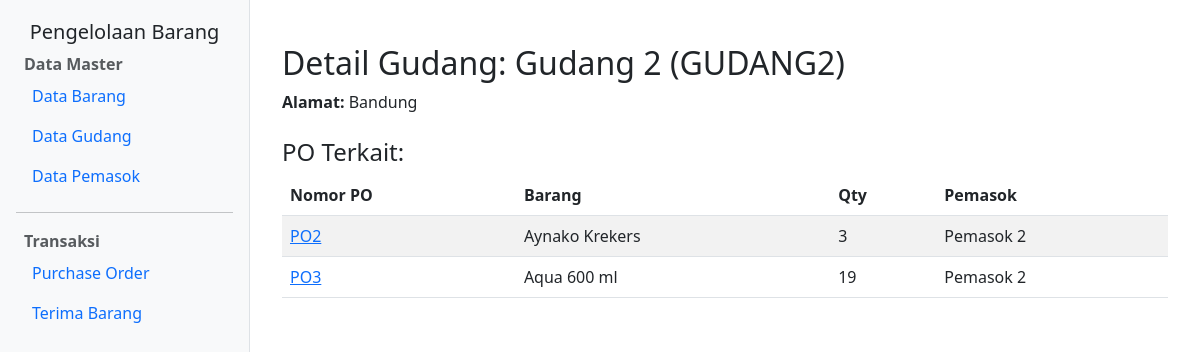
The app's page /gudang/detail/3/ with its own data.
### app_barang/models.py (models this page shows, shortened)
class Gudang(models.Model):
    kode = models.CharField(max_length=50, null=False, unique=True)
    nama = models.CharField(max_length=100, null=False, blank=False)
    alamat = models.TextField(null=False, blank=False)

class PO(models.Model):
    nomor_po = models.CharField(max_length=50, unique=True, null=False, blank=False)
    tanggal = models.DateField(null=False, blank=False)
    pemasok = models.ForeignKey(Pemasok, on_delete=models.PROTECT, null=False)
    gudang = models.ForeignKey(Gudang, on_delete=models.PROTECT, null=False)
    alamat_kirim = models.TextField(null=False, blank=False)
    kode_barang = models.ForeignKey(Barang, on_delete=models.PROTECT, null=False)
    qty_po = models.PositiveIntegerField(null=False)
    harga = models.DecimalField(max_digits=12, decimal_places=2, null=False)
    qty_terima = models.PositiveIntegerField(default=0)

class Barang(models.Model):
    TIPE_CHOICES = [
        ('G', 'General'),
        ('D', 'Detail'),
    ]
    kode = models.CharField(max_length=50, null=False, unique=True)
    nama = models.CharField(max_length=100, null=False, blank=False)
    tipe = models.CharField(max_length=1, choices=TIPE_CHOICES, null=False, blank=False)
    level = models.IntegerField(null=False, blank=False)
    induk = models.CharField(max_length=50, null=True, blank=True)
    satuan = models.CharField(max_length=20, null=True, blank=True)
    harga = models.DecimalField(max_digits=12, decimal_places=2, null=True, blank=True)
    qty_stok = models.PositiveIntegerField(default=0)

class Pemasok(models.Model):
    kode = models.CharField(max_length=50, null=False, unique=True)
    nama = models.CharField(max_length=100, null=False, blank=False)
    alamat = models.TextField(null=False, blank=False)

### app_barang/views.py (the view)
# urls.py: path('gudang/detail/<int:pk>/', views.gudang_detail, name='gudang_detail'),
def gudang_detail(request, pk):
    gudang = get_object_or_404(Gudang, pk=pk)
    po_terkait = PO.objects.filter(gudang=gudang).select_related('kode_barang', 'pemasok')
    return render(request, 'app_barang/gudang/gudang_detail.html', {
        'gudang': gudang,
        'po_terkait': po_terkait,
    })

### app_barang/templates/app_barang/gudang/gudang_detail.html
{% extends 'app_barang/layout/base.html' %}
{% block content %}
  <div class="container mt-4">
    <h2>Detail Gudang: {{ gudang.nama }} ({{ gudang.kode }})</h2>
    <p><strong>Alamat:</strong> {{ gudang.alamat }}</p>
    <h4 class="mt-4">PO Terkait:</h4>
    <table class="table table-striped">
      <thead>
        <tr>
          <th>Nomor PO</th>
          <th>Barang</th>
          <th>Qty</th>
          <th>Pemasok</th>
        </tr>
      </thead>
      <tbody>
        {% for po in po_terkait %}
          <tr>
            <td><a href="{% url 'po_detail' po.pk %}">{{ po.nomor_po }}</a></td>
            <td>{{ po.kode_barang.nama }}</td>
            <td>{{ po.qty_po }}</td>
            <td>{{ po.pemasok.nama }}</td>
          </tr>
        {% empty %}
          <tr><td colspan="4">Tidak ada PO untuk gudang ini.</td></tr>
        {% endfor %}
      </tbody>
    </table>
  </div>
{% endblock %}

### app_barang/templates/app_barang/layout/base.html (style rules this page uses)
body { min-height: 100vh; display: flex; }

### records on screen
Gudang: nama "Gudang 2", kode "GUDANG2", alamat "Bandung"
PO: nomor_po "PO2", kode_barang.nama "Aynako Krekers", qty_po "3", pemasok.nama "Pemasok 2"
PO: nomor_po "PO3", kode_barang.nama "Aqua 600 ml", qty_po "19", pemasok.nama "Pemasok 2"
